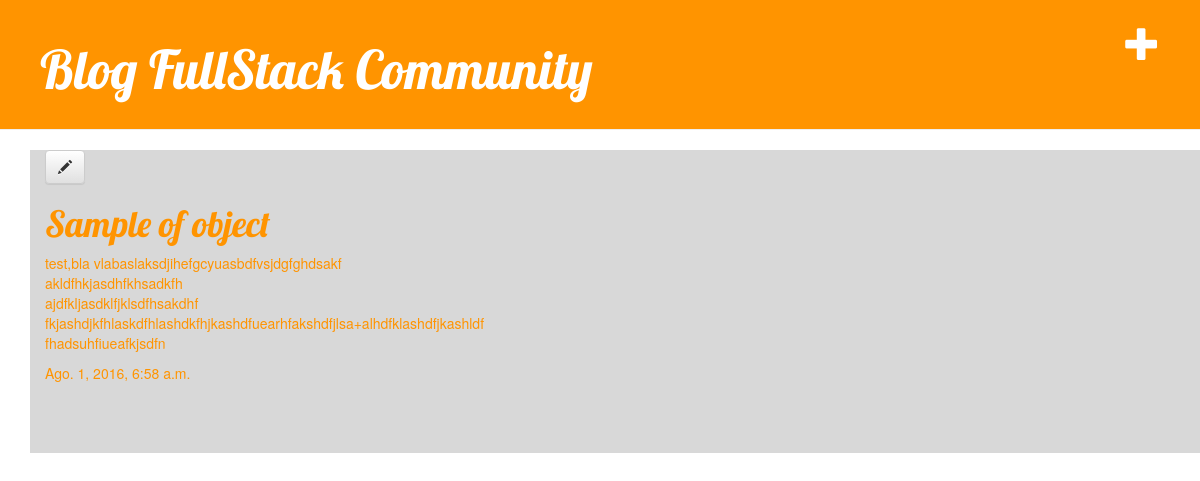
The app's page /post/2/ with its own data.
### blog/models.py (models this page shows, shortened)
class Post(models.Model):
	author = models.ForeignKey('auth.User')
	title = models.CharField(max_length=200)
	text = models.TextField()
	created_date = models.DateTimeField(default=timezone.now)
	publish_date = models.DateTimeField(blank=True , null=True)

### blog/views.py (the view)
# urls.py: url(r'^post/(?P<pk>[0-9]+)/$',views.post_detail),
def post_detail(request, pk):
	post = get_object_or_404(Post,pk=pk)
	return render(request, 'blog/post_detail.html',{'post':post})

### blog/templates/blog/post_detail.html (shortened to what this page needs)
{% extends 'blog/base.html' %}
{% block content%}
		<div class="post">
		<a  class="btn btn-default" href="{% url 'post_edit' pk=post.pk%}"><span class="glyphicon glyphicon-pencil"></span></a>
		<h1>{{post.title}}</h1>
		<p>{{post.text|linebreaksbr}}</p>
		<p>{{post.publish_date}}</p>
		</div>
{%endblock%}

### blog/static/css/blog.css (style rules this page uses)
body { padding-left: 0; }
h1, h2, h3, h4 { font-family: 'Lobster',cursive; }
.post { margin-bottom: 70px; color: #ff9400; background-color: #D8D8D8; }

### records on screen
Post: title "Sample of object", text "test,bla vlabaslaksdjihefgcyuasbdfvsjdgfghdsakf akldfhkjasdhfkhsadkfh ajdfkljasdklfjklsdfhsakdhf fkjashdjkfhlaskdfhlashdkfhjkashdfuearhfakshdfjlsa+alhdfklashdfjkashldf fhadsuhfiueafkjsdfn", publish_date "Ago. 1, 2016, 6:58 a.m."
